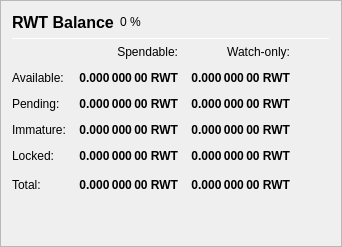
                   <widget class="QFrame" name="frame_Balances">
                    <property name="frameShape">
                     <enum>QFrame::StyledPanel</enum>
                    </property>
                    <property name="frameShadow">
                     <enum>QFrame::Raised</enum>
                    </property>
                    <layout class="QVBoxLayout" name="verticalLayout_4">
                     <item>
                      <layout class="QHBoxLayout" name="horizontalLayout_4">
                       <item>
                        <widget class="QLabel" name="label_5">
                         <property name="minimumSize">
                          <size>
                           <width>0</width>
                           <height>20</height>
                          </size>
                         </property>
                         <property name="font">
                          <font>
                           <pointsize>12</pointsize>
                           <weight>75</weight>
                           <bold>true</bold>
                          </font>
                         </property>
                         <property name="text">
                          <string>RWT Balance</string>
                         </property>
                        </widget>
                       </item>
                       <item>
                        <widget class="QLabel" name="labelRWTPercent">
                         <property name="text">
                          <string notr="true">0 %</string>
                         </property>
                        </widget>
                       </item>
                       <item>
                        <spacer name="horizontalSpacer_3">
                         <property name="orientation">
                          <enum>Qt::Horizontal</enum>
                         </property>
                         <property name="sizeHint" stdset="0">
                          <size>
                           <width>40</width>
                           <height>20</height>
                          </size>
                         </property>
                        </spacer>
                       </item>
                      </layout>
                     </item>
                     <item>
                      <widget class="Line" name="line_Balance">
                       <property name="minimumSize">
                        <size>
                         <width>0</width>
                         <height>1</height>
                        </size>
                       </property>
                       <property name="maximumSize">
                        <size>
                         <width>16777215</width>
                         <height>1</height>
                        </size>
                       </property>
                       <property name="orientation">
                        <enum>Qt::Horizontal</enum>
                       </property>
                      </widget>
                     </item>
                     <item>
                      <layout class="QGridLayout" name="gridLayout">
                       <property name="spacing">
                        <number>12</number>
                       </property>
                       <item row="0" column="1">
                        <widget class="QLabel" name="labelSpendable">
                         <property name="text">
                          <string>Spendable:</string>
                         </property>
                         <property name="alignment">
                          <set>Qt::AlignRight|Qt::AlignTrailing|Qt::AlignVCenter</set>
                         </property>
                        </widget>
                       </item>
                       <item row="0" column="2">
                        <widget class="QLabel" name="labelWatchonly">
                         <property name="text">
                          <string>Watch-only:</string>
                         </property>
                         <property name="alignment">
                          <set>Qt::AlignRight|Qt::AlignTrailing|Qt::AlignVCenter</set>
                         </property>
                        </widget>
                       </item>
                       <item row="1" column="0">
                        <widget class="QLabel" name="labelBalanceText">
                         <property name="text">
                          <string>Available:</string>
                         </property>
                        </widget>
                       </item>
                       <item row="1" column="1">
                        <widget class="QLabel" name="labelBalance">
                         <property name="font">
                          <font>
                           <weight>75</weight>
                           <bold>true</bold>
                          </font>
                         </property>
                         <property name="cursor">
                          <cursorShape>IBeamCursor</cursorShape>
                         </property>
                         <property name="toolTip">
                          <string>Your current spendable balance</string>
                         </property>
                         <property name="text">
                          <string notr="true">0.000 000 00 RWT</string>
                         </property>
                         <property name="alignment">
                          <set>Qt::AlignRight|Qt::AlignTrailing|Qt::AlignVCenter</set>
                         </property>
                         <property name="textInteractionFlags">
                          <set>Qt::LinksAccessibleByMouse|Qt::TextSelectableByKeyboard|Qt::TextSelectableByMouse</set>
                         </property>
                        </widget>
                       </item>
                       <item row="1" column="2">
                        <widget class="QLabel" name="labelWatchAvailable">
                         <property name="font">
                          <font>
                           <weight>75</weight>
                           <bold>true</bold>
                          </font>
                         </property>
                         <property name="cursor">
                          <cursorShape>IBeamCursor</cursorShape>
                         </property>
                         <property name="toolTip">
                          <string>Your current balance in watch-only addresses</string>
                         </property>
                         <property name="text">
                          <string notr="true">0.000 000 00 RWT</string>
                         </property>
                         <property name="alignment">
                          <set>Qt::AlignRight|Qt::AlignTrailing|Qt::AlignVCenter</set>
                         </property>
                         <property name="textInteractionFlags">
                          <set>Qt::LinksAccessibleByMouse|Qt::TextSelectableByKeyboard|Qt::TextSelectableByMouse</set>
                         </property>
                        </widget>
                       </item>
                       <item row="2" column="0">
                        <widget class="QLabel" name="labelPendingText">
                         <property name="text">
                          <string>Pending:</string>
                         </property>
                        </widget>
                       </item>
                       <item row="2" column="1">
                        <widget class="QLabel" name="labelUnconfirmed">
                         <property name="font">
                          <font>
                           <weight>75</weight>
                           <bold>true</bold>
                          </font>
                         </property>
                         <property name="cursor">
                          <cursorShape>IBeamCursor</cursorShape>
                         </property>
                         <property name="toolTip">
                          <string>Total of transactions that have yet to be confirmed, and do not yet count toward the spendable balance</string>
                         </property>
                         <property name="text">
                          <string notr="true">0.000 000 00 RWT</string>
                         </property>
                         <property name="alignment">
                          <set>Qt::AlignRight|Qt::AlignTrailing|Qt::AlignVCenter</set>
                         </property>
                         <property name="textInteractionFlags">
                          <set>Qt::LinksAccessibleByMouse|Qt::TextSelectableByKeyboard|Qt::TextSelectableByMouse</set>
                         </property>
                        </widget>
                       </item>
                       <item row="2" column="2">
                        <widget class="QLabel" name="labelWatchPending">
                         <property name="font">
                          <font>
                           <weight>75</weight>
                           <bold>true</bold>
                          </font>
                         </property>
                         <property name="cursor">
                          <cursorShape>IBeamCursor</cursorShape>
                         </property>
                         <property name="toolTip">
                          <string>Unconfirmed transactions to watch-only addresses</string>
                         </property>
                         <property name="text">
                          <string notr="true">0.000 000 00 RWT</string>
                         </property>
                         <property name="alignment">
                          <set>Qt::AlignRight|Qt::AlignTrailing|Qt::AlignVCenter</set>
                         </property>
                         <property name="textInteractionFlags">
                          <set>Qt::LinksAccessibleByMouse|Qt::TextSelectableByKeyboard|Qt::TextSelectableByMouse</set>
                         </property>
                        </widget>
                       </item>
                       <item row="3" column="0">
                        <widget class="QLabel" name="labelImmatureText">
                         <property name="text">
                          <string>Immature:</string>
                         </property>
                        </widget>
                       </item>
                       <item row="3" column="1">
                        <widget class="QLabel" name="labelImmature">
                         <property name="font">
                          <font>
                           <weight>75</weight>
                           <bold>true</bold>
                          </font>
                         </property>
                         <property name="cursor">
                          <cursorShape>IBeamCursor</cursorShape>
                         </property>
                         <property name="toolTip">
                          <string>Staked or masternode rewards that has not yet matured</string>
                         </property>
                         <property name="text">
                          <string notr="true">0.000 000 00 RWT</string>
                         </property>
                         <property name="alignment">
                          <set>Qt::AlignRight|Qt::AlignTrailing|Qt::AlignVCenter</set>
                         </property>
                         <property name="textInteractionFlags">
                          <set>Qt::LinksAccessibleByMouse|Qt::TextSelectableByKeyboard|Qt::TextSelectableByMouse</set>
                         </property>
                        </widget>
                       </item>
                       <item row="3" column="2">
                        <widget class="QLabel" name="labelWatchImmature">
                         <property name="font">
                          <font>
                           <weight>75</weight>
                           <bold>true</bold>
                          </font>
                         </property>
                         <property name="cursor">
                          <cursorShape>IBeamCursor</cursorShape>
                         </property>
                         <property name="toolTip">
                          <string>Staked or masternode rewards in watch-only addresses that has not yet matured</string>
                         </property>
                         <property name="text">
                          <string notr="true">0.000 000 00 RWT</string>
                         </property>
                         <property name="alignment">
                          <set>Qt::AlignRight|Qt::AlignTrailing|Qt::AlignVCenter</set>
                         </property>
                         <property name="textInteractionFlags">
                          <set>Qt::LinksAccessibleByMouse|Qt::TextSelectableByKeyboard|Qt::TextSelectableByMouse</set>
                         </property>
                        </widget>
                       </item>
                       <item row="4" column="0">
                        <widget class="QLabel" name="labelLockedBalanceText">
                         <property name="toolTip">
                          <string>Locked RWT or Masternode collaterals. These are excluded from zRWT minting.</string>
                         </property>
                         <property name="text">
                          <string>Locked:</string>
                         </property>
                        </widget>
                       </item>
                       <item row="4" column="1">
                        <widget class="QLabel" name="labelLockedBalance">
                         <property name="font">
                          <font>
                           <weight>75</weight>
                           <bold>true</bold>
                          </font>
                         </property>
                         <property name="cursor">
                          <cursorShape>IBeamCursor</cursorShape>
                         </property>
                         <property name="toolTip">
                          <string>Locked RWT or Masternode collaterals. These are excluded from zRWT minting.</string>
                         </property>
                         <property name="text">
                          <string notr="true">0.000 000 00 RWT</string>
                         </property>
                         <property name="alignment">
                          <set>Qt::AlignRight|Qt::AlignTrailing|Qt::AlignVCenter</set>
                         </property>
                         <property name="textInteractionFlags">
                          <set>Qt::LinksAccessibleByMouse|Qt::TextSelectableByKeyboard|Qt::TextSelectableByMouse</set>
                         </property>
                        </widget>
                       </item>
                       <item row="4" column="2">
                        <widget class="QLabel" name="labelWatchLocked">
                         <property name="font">
                          <font>
                           <weight>75</weight>
                           <bold>true</bold>
                          </font>
                         </property>
                         <property name="cursor">
                          <cursorShape>IBeamCursor</cursorShape>
                         </property>
                         <property name="toolTip">
                          <string>Current locked balance in watch-only addresses</string>
                         </property>
                         <property name="text">
                          <string notr="true">0.000 000 00 RWT</string>
                         </property>
                         <property name="alignment">
                          <set>Qt::AlignRight|Qt::AlignTrailing|Qt::AlignVCenter</set>
                         </property>
                         <property name="textInteractionFlags">
                          <set>Qt::LinksAccessibleByMouse|Qt::TextSelectableByKeyboard|Qt::TextSelectableByMouse</set>
                         </property>
                        </widget>
                       </item>
                       <item row="5" column="0">
                        <widget class="QLabel" name="labelTotalText">
                         <property name="toolTip">
                          <string>Your current RWTaler balance, unconfirmed and immature transactions included</string>
                         </property>
                         <property name="text">
                          <string>Total:</string>
                         </property>
                        </widget>
                       </item>
                       <item row="5" column="1">
                        <widget class="QLabel" name="labelTotal">
                         <property name="font">
                          <font>
                           <weight>75</weight>
                           <bold>true</bold>
                          </font>
                         </property>
                         <property name="cursor">
                          <cursorShape>IBeamCursor</cursorShape>
                         </property>
                         <property name="toolTip">
                          <string>Your current RWTaler balance, unconfirmed and immature transactions included</string>
                         </property>
                         <property name="text">
                          <string notr="true">0.000 000 00 RWT</string>
                         </property>
                         <property name="alignment">
                          <set>Qt::AlignRight|Qt::AlignTrailing|Qt::AlignVCenter</set>
                         </property>
                         <property name="textInteractionFlags">
                          <set>Qt::LinksAccessibleByMouse|Qt::TextSelectableByKeyboard|Qt::TextSelectableByMouse</set>
                         </property>
                        </widget>
                       </item>
                       <item row="5" column="2">
                        <widget class="QLabel" name="labelWatchTotal">
                         <property name="font">
                          <font>
                           <weight>75</weight>
                           <bold>true</bold>
                          </font>
                         </property>
                         <property name="cursor">
                          <cursorShape>IBeamCursor</cursorShape>
                         </property>
                         <property name="toolTip">
                          <string>Current total balance in watch-only addresses</string>
                         </property>
                         <property name="text">
                          <string notr="true">0.000 000 00 RWT</string>
                         </property>
                         <property name="alignment">
                          <set>Qt::AlignRight|Qt::AlignTrailing|Qt::AlignVCenter</set>
                         </property>
                         <property name="textInteractionFlags">
                          <set>Qt::LinksAccessibleByMouse|Qt::TextSelectableByKeyboard|Qt::TextSelectableByMouse</set>
                         </property>
                        </widget>
                       </item>
                       <item row="5" column="3">
                        <spacer name="horizontalSpacer_9">
                         <property name="orientation">
                          <enum>Qt::Horizontal</enum>
                         </property>
                         <property name="sizeHint" stdset="0">
                          <size>
                           <width>40</width>
                           <height>20</height>
                          </size>
                         </property>
                        </spacer>
                       </item>
                      </layout>
                     </item>
                     <item>
                      <spacer name="verticalSpacer_3">
                       <property name="orientation">
                        <enum>Qt::Vertical</enum>
                       </property>
                       <property name="sizeHint" stdset="0">
                        <size>
                         <width>20</width>
                         <height>40</height>
                        </size>
                       </property>
                      </spacer>
                     </item>
                    </layout>
                   </widget>
